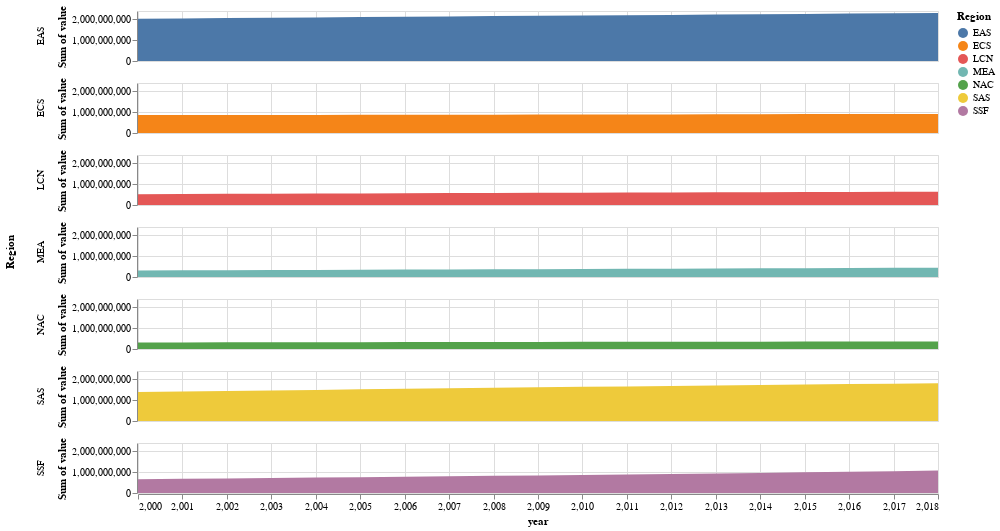

Notebook code cell kept with this figure:
### Code cell
g3 = alt.Chart(tbl_melt).mark_area().encode(
    x='year:Q',
    y='sum(value):Q',
    color='Region:N',
    row = alt.Row('Region:N')
).properties(height=50, width=800)

g3

### Figure 1 — Vega-Lite specification as saved in the notebook (floating-point values rounded to 4 significant figures; data arrays with more than 128 entries replaced by an {"elided": "..."} marker saying what was removed)
{"usermeta": {"embedOptions": {"theme": "urbaninstitute"}}, "config": {"view": {"continuousWidth": 400, "continuousHeight": 300}}, "data": {"name": "data-45f5947811f3533196d68ad09f9ecab2"}, "mark": "area", "encoding": {"color": {"type": "nominal", "field": "Region"}, "row": {"type": "nominal", "field": "Region"}, "x": {"type": "quantitative", "field": "year"}, "y": {"type": "quantitative", "aggregate": "sum", "field": "value"}}, "height": 50, "width": 800, "$schema": "https://vega.github.io/schema/vega-lite/v4.8.1.json", "datasets": {"data-45f5947811f3533196d68ad09f9ecab2": {"elided": "4123 records"}}}
